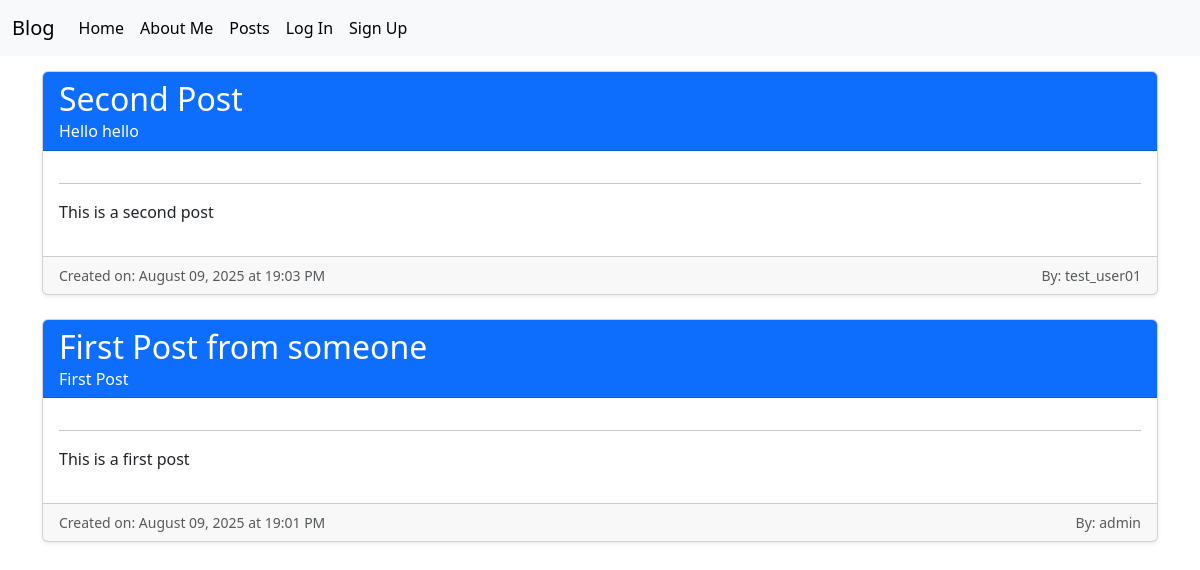
Page /posts/list/ on the earlier database version.
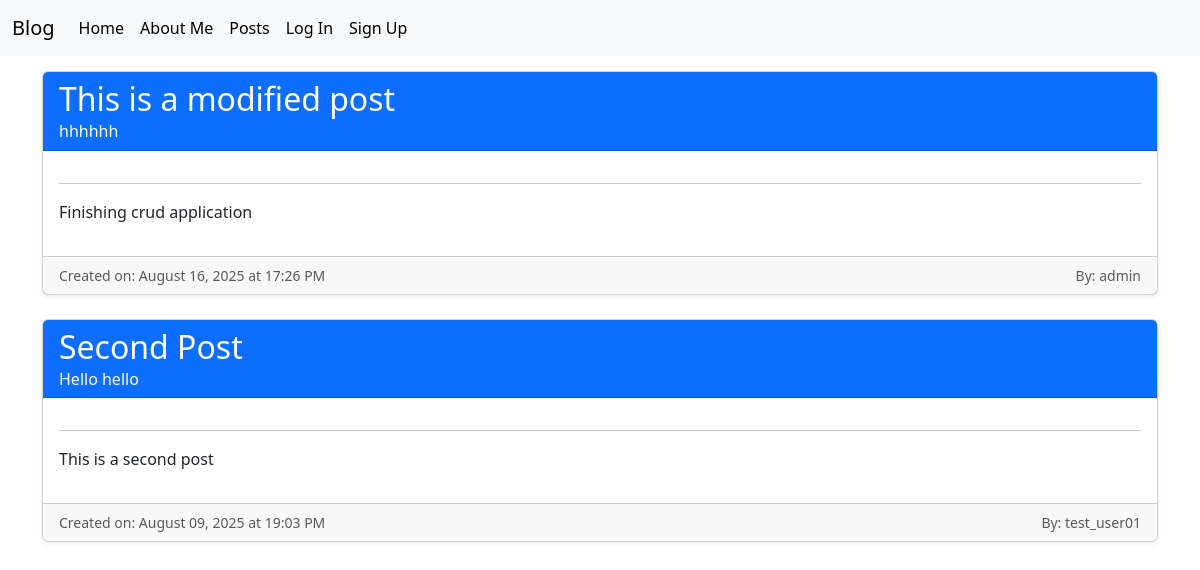
Same page on the later database version.
### posts/models.py (models this page shows, shortened)
class Post(models.Model):
    title = models.CharField(max_length=128)
    subtitle = models.CharField(max_length=256)
    body = models.TextField()
    author = models.ForeignKey(
        get_user_model(),
        on_delete=models.CASCADE
    )
    status = models.ForeignKey(
        Status,
        on_delete=models.CASCADE
    )
    created_on = models.DateTimeField(auto_now_add=True)

### posts/views.py (the view)
# urls.py: path("list/", PostListView.as_view(), name="post_list"),
class PostListView(ListView):
    template_name = "posts/list.html"
    model = Post
    context_object_name = "post_list"
    def get_queryset(self):
        status = Status.objects.get(name="published")
        return Post.objects.filter(status=status).order_by("created_on").reverse()

### templates/posts/list.html (shortened to what this page needs)
{% extends 'base.html' %}
{% block content %}
    <div class="container" style="margin-top: 15px;">
        {% for item in post_list %}
            <div class="card mb-4 shadow-sm">
                <div class="card-header bg-primary text-white">
                    <h2 class="card-title"><a href="{% url 'post_detail' item.id %}" class="card-title" style="text-decoration: none;">{{item.title}}</a></h2>
                    <h6 class="card-subtitle">{{item.subtitle}}</h6>
                </div>
                <div class="card-body">
                    <hr>
                    <div class="mb-3">
                        {{item.body|safe}}
                    </div>
                </div>
                <div class="card-footer d-flex justify-content-between text-muted">
                    <small>Created on: {{item.created_on|date:"F d, Y \a\t H:i A"}}</small>
                    <small>By: {{item.author.username}}</small>
                </div>
            </div>
        {% endfor %}
    </div>
{% endblock %}

### templates/base.html (shortened to what this page needs)
{% load static %}
<!DOCTYPE html>
<html lang="en">
  <head>
    <link
      href="https://cdn.jsdelivr.net/npm/bootstrap@5.3.7/dist/css/bootstrap.min.css"
      rel="stylesheet"
    />
    <link rel="stylesheet" href="https://cdn.jsdelivr.net/npm/bootstrap-icons@1.13.1/font/bootstrap-icons.min.css">
  </head>
  <body>
    {% include 'navbar.html'  %}
    <div>{% block content %} {% endblock content %}</div>
  </body>
</html>

### templates/navbar.html (shortened to what this page needs)
{% load static %}
<nav class="navbar navbar-expand-lg bg-body-tertiary">
  <div class="container-fluid">
    <a class="navbar-brand" href="{% url 'home' %}">Blog</a>
    <div class="collapse navbar-collapse" id="navbarSupportedContent">
      <ul class="navbar-nav me-auto mb-2 mb-lg-0">
        <li class="nav-item">
          <a
            class="nav-link active"
            aria-current="page"
            href="{% url 'homeTwo' %}"
            >Home</a
          >
        </li>
        <li class="nav-item">
          <a class="nav-link active" href="{% url 'about' %}">About Me</a>
        </li>
        <li class="nav-item">
          <a class="nav-link active" href="{% url 'post_list' %}">Posts</a>
        </li>
        {% if user.is_authenticated %}
        <li class="nav-item">
          <a class="nav-link active" href="{% url 'new_post' %}">New Post</a>
        </li>
        <li class="nav-item">
          <form method="post" action="{% url 'logout' %}">
            {% csrf_token %}
            <input type="submit" class="nav-link active" value="Log Out"></input>
          </form>
          </li>
        {% else %}
          <li class="nav-item">
            <a class="nav-link active" href="{% url 'login' %}">Log In</a>
          </li>
          <li class="nav-item">
            <a class="nav-link active" href="#">Sign Up</a>
          </li>
        {% endif %}
      </ul>
    </div>
  </div>
</nav>

Differences in the rows shown:
removed Post: title "First Post from someone", subtitle "First Post", body "This is a first post", created_on "August 09, 2025 at 19:01 PM", author.username "admin"
added Post: title "This is a modified post", subtitle "hhhhhh", body "Finishing crud application", created_on "August 16, 2025 at 17:26 PM", author.username "admin"
